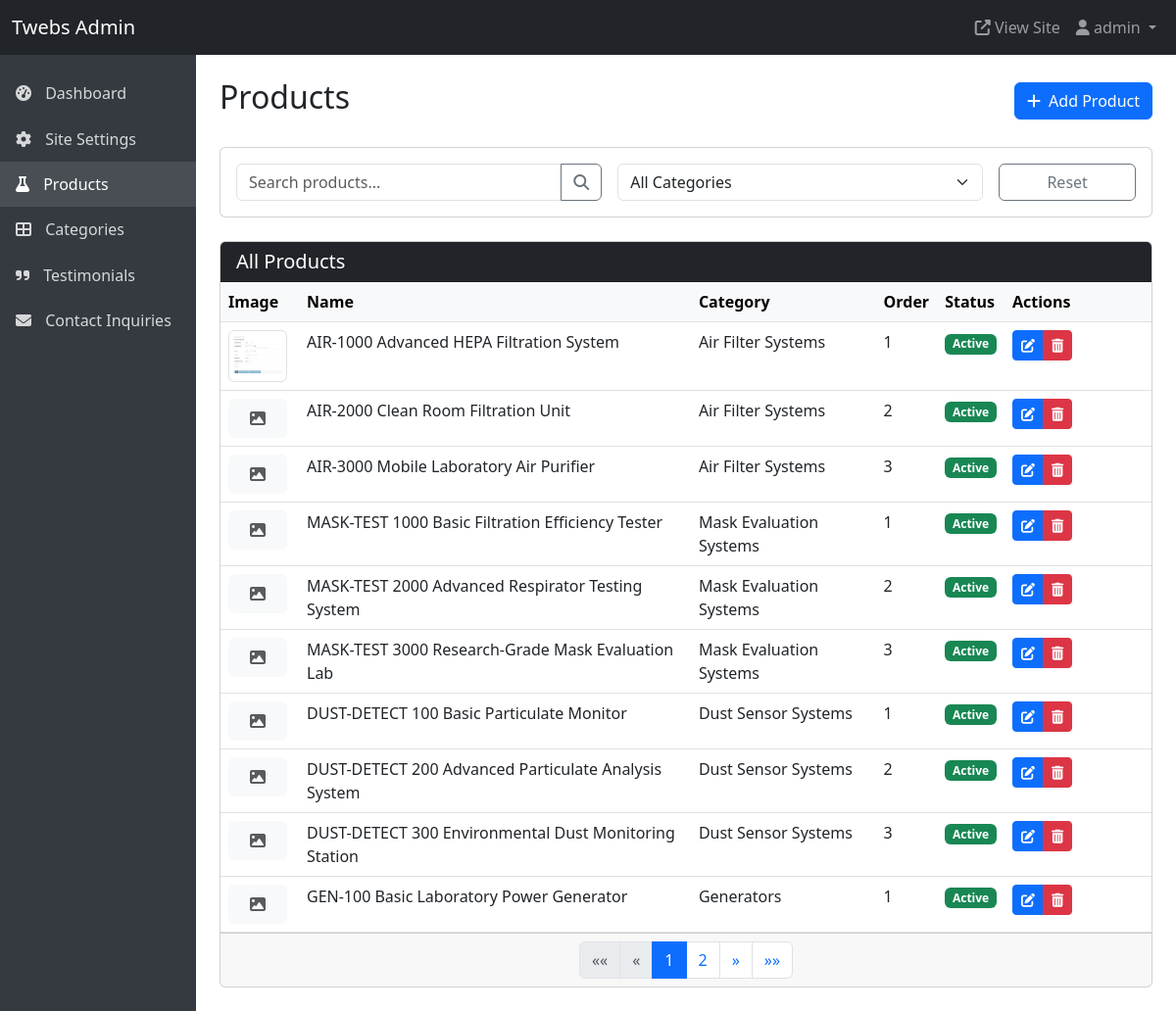
Page /adminpage/products/ (signed in) on the committed database.
### website/models.py (models this page shows, shortened)
class Product(models.Model):
    category = models.ForeignKey(ProductCategory, related_name="products", on_delete=models.CASCADE)
    name = models.CharField(max_length=200)
    slug = models.SlugField(unique=True, editable=False)
    description = models.TextField()
    features = models.TextField(blank=True, null=True, help_text="Enter features as bullet points, one per line")
    specifications = models.TextField(blank=True, null=True, help_text="Enter specs as key:value pairs, one per line")
    image = models.ImageField(upload_to='products/', blank=True, null=True)
    order = models.PositiveIntegerField(default=0)
    active = models.BooleanField(default=True)
    class Meta:
        ordering = ['category', 'order']

class ProductCategory(models.Model):
    name = models.CharField(max_length=100)
    slug = models.SlugField(unique=True, editable=False)
    description = models.TextField(blank=True, null=True)
    order = models.PositiveIntegerField(default=0)
    class Meta:
        verbose_name_plural = "Product Categories"
        ordering = ['order']

### adminpage/views.py (the view)
# urls.py: path('products/', views.list_products, name='products'),
@login_required
def list_products(request):
    products = Product.objects.all().order_by('category', 'order')
    category_id = request.GET.get('category')
    if category_id:
        products = products.filter(category_id=category_id)
    search_query = request.GET.get('q')
    if search_query:
        products = products.filter(name__icontains=search_query)
    paginator = Paginator(products, 10)  # 10 products per page
    page_number = request.GET.get('page')
    page_obj = paginator.get_page(page_number)
    categories = ProductCategory.objects.all()
    context = {
        'page_obj': page_obj,
        'categories': categories,
        'category_id': category_id,
        'search_query': search_query
    }
    return render(request, 'adminpage/products_list.html', context)

### adminpage/templates/adminpage/products_list.html (shortened to what this page needs)
{% extends "adminpage/base.html" %}
{% block content %}
<div class="d-flex justify-content-between align-items-center mb-4">
  <h1 class="h2">Products</h1>
  <a href="{% url 'adminpage:add_product' %}" class="btn btn-primary">
    <i class="fas fa-plus me-1"></i> Add Product
  </a>
</div>
<div class="card mb-4">
  <div class="card-body">
    <form method="get" class="row g-3">
      <div class="col-md-5">
        <div class="input-group">
          <input type="text" name="q" class="form-control" placeholder="Search products..." value="{{ search_query|default:'' }}">
          <button class="btn btn-outline-secondary" type="submit">
            <i class="fas fa-search"></i>
          </button>
        </div>
      </div>
      <div class="col-md-5">
        <select name="category" class="form-select" onchange="this.form.submit()">
          <option value="">All Categories</option>
        </select>
      </div>
      <div class="col-md-2">
        <a href="{% url 'adminpage:products' %}" class="btn btn-outline-secondary w-100">Reset</a>
      </div>
    </form>
  </div>
</div>
<div class="card">
  <div class="card-header bg-dark text-white">
    <h5 class="mb-0">All Products</h5>
  </div>
  <div class="card-body p-0">
    <div class="table-responsive">
      <table class="table table-hover mb-0">
        <thead class="table-light">
          <tr>
            <th>Image</th>
            <th>Name</th>
            <th>Category</th>
            <th>Order</th>
            <th>Status</th>
            <th width="150">Actions</th>
          </tr>
        </thead>
        <tbody>
          {% for product in page_obj %}
          <tr>
            <td style="width: 80px;">
              {% if product.image %}
                <img src="{{ product.image.url }}" alt="{{ product.name }}" class="img-thumbnail" style="max-width: 60px;">
              {% else %}
                <div class="bg-light text-center py-2 rounded" style="width: 60px;">
                  <i class="fas fa-image text-muted"></i>
                </div>
              {% endif %}
            </td>
            <td>{{ product.name }}</td>
            <td>{{ product.category.name }}</td>
            <td>{{ product.order }}</td>
            <td>
              {% if product.active %}
                <span class="badge bg-success">Active</span>
              {% else %}
                <span class="badge bg-secondary">Inactive</span>
              {% endif %}
            </td>
            <td>
              <div class="btn-group btn-group-sm">
                <a href="{% url 'adminpage:edit_product' product.id %}" class="btn btn-primary">
                  <i class="fas fa-edit"></i>
                </a>
                <a href="{% url 'adminpage:delete_product' product.id %}" class="btn btn-danger">
                  <i class="fas fa-trash-alt"></i>
                </a>
              </div>
            </td>
          </tr>
          {% empty %}
          <tr>
            <td colspan="6" class="text-center py-3">No products found.</td>
          </tr>
          {% endfor %}
        </tbody>
      </table>
    </div>
  </div>
  {% if page_obj.has_other_pages %}
  <div class="card-footer">
    <nav>
      <ul class="pagination justify-content-center mb-0">
        {% if page_obj.has_previous %}
          <li class="page-item">
            <a class="page-link" href="?page=1{% if search_query %}&q={{ search_query }}{% endif %}{% if category_id %}&category={{ category_id }}{% endif %}" aria-label="First">
              <span aria-hidden="true">&laquo;&laquo;</span>
            </a>
          </li>
          <li class="page-item">
            <a class="page-link" href="?page={{ page_obj.previous_page_number }}{% if search_query %}&q={{ search_query }}{% endif %}{% if category_id %}&category={{ category_id }}{% endif %}" aria-label="Previous">
              <span aria-hidden="true">&laquo;</span>
            </a>
          </li>
        {% else %}
          <li class="page-item disabled">
            <span class="page-link">&laquo;&laquo;</span>
          </li>
          <li class="page-item disabled">
            <span class="page-link">&laquo;</span>
          </li>
        {% endif %}
        {% for i in page_obj.paginator.page_range %}
          {% if page_obj.number == i %}
            <li class="page-item active">
              <span class="page-link">{{ i }}</span>
            </li>
          {% elif i > page_obj.number|add:'-3' and i < page_obj.number|add:'3' %}
            <li class="page-item">
              <a class="page-link" href="?page={{ i }}{% if search_query %}&q={{ search_query }}{% endif %}{% if category_id %}&category={{ category_id }}{% endif %}">{{ i }}</a>
            </li>
          {% endif %}
        {% endfor %}
        {% if page_obj.has_next %}
          <li class="page-item">
            <a class="page-link" href="?page={{ page_obj.next_page_number }}{% if search_query %}&q={{ search_query }}{% endif %}{% if category_id %}&category={{ category_id }}{% endif %}" aria-label="Next">
              <span aria-hidden="true">&raquo;</span>
            </a>
          </li>
          <li class="page-item">
            <a class="page-link" href="?page={{ page_obj.paginator.num_pages }}{% if search_query %}&q={{ search_query }}{% endif %}{% if category_id %}&category={{ category_id }}{% endif %}" aria-label="Last">
              <span aria-hidden="true">&raquo;&raquo;</span>
            </a>
          </li>
        {% endif %}
      </ul>
    </nav>
  </div>
  {% endif %}
</div>
{% endblock %}

### adminpage/templates/adminpage/base.html (shortened to what this page needs)
<!DOCTYPE html>
<html lang="en">
<head>
  <link href="https://cdn.jsdelivr.net/npm/bootstrap@5.3.0-alpha1/dist/css/bootstrap.min.css" rel="stylesheet">
  <link rel="stylesheet" href="https://cdnjs.cloudflare.com/ajax/libs/font-awesome/6.4.0/css/all.min.css">
</head>
<body>
  {% if user.is_authenticated %}
  <nav class="navbar navbar-expand-lg navbar-dark bg-dark">
    <div class="container-fluid">
      <a class="navbar-brand" href="{% url 'adminpage:dashboard' %}">Twebs Admin</a>
      <div class="collapse navbar-collapse" id="navbarNav">
        <ul class="navbar-nav ms-auto">
          <li class="nav-item">
            <a class="nav-link" href="{% url 'website:home' %}" target="_blank">
              <i class="fas fa-external-link-alt"></i> View Site
            </a>
          </li>
          <li class="nav-item dropdown">
            <a class="nav-link dropdown-toggle" href="#" id="navbarDropdown" role="button" data-bs-toggle="dropdown" aria-expanded="false">
              <i class="fas fa-user"></i> {{ user.username }}
            </a>
          </li>
        </ul>
      </div>
    </div>
  </nav>
  <div class="container-fluid">
    <div class="row">
      <div class="col-md-3 col-lg-2 px-0 sidebar">
        <div class="position-sticky pt-3">
          <ul class="nav flex-column">
            <li class="nav-item">
              <a class="nav-link {% if request.path == '/adminpage/' %}active{% endif %}" href="{% url 'adminpage:dashboard' %}">
                <i class="fas fa-tachometer-alt"></i> Dashboard
              </a>
            </li>
            <li class="nav-item">
              <a class="nav-link {% if 'settings' in request.path %}active{% endif %}" href="{% url 'adminpage:settings' %}">
                <i class="fas fa-cog"></i> Site Settings
              </a>
            </li>
            <li class="nav-item">
              <a class="nav-link {% if 'products' in request.path and not 'categories' in request.path %}active{% endif %}" href="{% url 'adminpage:products' %}">
                <i class="fas fa-flask"></i> Products
              </a>
            </li>
            <li class="nav-item">
              <a class="nav-link {% if 'categories' in request.path %}active{% endif %}" href="{% url 'adminpage:categories' %}">
                <i class="fas fa-th-large"></i> Categories
              </a>
            </li>
            <li class="nav-item">
              <a class="nav-link {% if 'testimonials' in request.path %}active{% endif %}" href="{% url 'adminpage:testimonials' %}">
                <i class="fas fa-quote-right"></i> Testimonials
              </a>
            </li>
            <li class="nav-item">
              <a class="nav-link {% if 'inquiries' in request.path %}active{% endif %}" href="{% url 'adminpage:inquiries' %}">
                <i class="fas fa-envelope"></i> Contact Inquiries
              </a>
            </li>
          </ul>
        </div>
      </div>
      <main class="col-md-9 ms-sm-auto col-lg-10 px-md-4 py-4">
        {% block content %}{% endblock %}
      </main>
    </div>
  </div>
  {% else %}
    {% block login_content %}{% endblock %}
  {% endif %}
</body>
</html>

### adminpage/templates/adminpage/base.html (style rules this page uses)
.sidebar { min-height: calc(100vh - 56px); background-color: #343a40; }
.sidebar .nav-link { color: rgba(255, 255, 255, 0.8); padding: 0.7rem 1rem; }
.sidebar .nav-link.active { color: #fff; background-color: rgba(255, 255, 255, 0.1); }
.sidebar .nav-link i { margin-right: 10px; }

### rows in the picture
Product: image (picture), name "AIR-1000 Advanced HEPA Filtration System", category.name "Air Filter Systems", order "1", active "Active"
Product: name "AIR-2000 Clean Room Filtration Unit", category.name "Air Filter Systems", order "2", active "Active"
Product: name "AIR-3000 Mobile Laboratory Air Purifier", category.name "Air Filter Systems", order "3", active "Active"
Product: name "MASK-TEST 1000 Basic Filtration Efficiency Tester", category.name "Mask Evaluation Systems", order "1", active "Active"
Product: name "MASK-TEST 2000 Advanced Respirator Testing System", category.name "Mask Evaluation Systems", order "2", active "Active"
Product: name "MASK-TEST 3000 Research-Grade Mask Evaluation Lab", category.name "Mask Evaluation Systems", order "3", active "Active"
Product: name "DUST-DETECT 100 Basic Particulate Monitor", category.name "Dust Sensor Systems", order "1", active "Active"
Product: name "DUST-DETECT 200 Advanced Particulate Analysis System", category.name "Dust Sensor Systems", order "2", active "Active"
Product: name "DUST-DETECT 300 Environmental Dust Monitoring Station", category.name "Dust Sensor Systems", order "3", active "Active"
Product: name "GEN-100 Basic Laboratory Power Generator", category.name "Generators", order "1", active "Active"

### other values in the picture
{{ user.username }} "admin"
{{ i }} "1"
{{ i }} "2"
